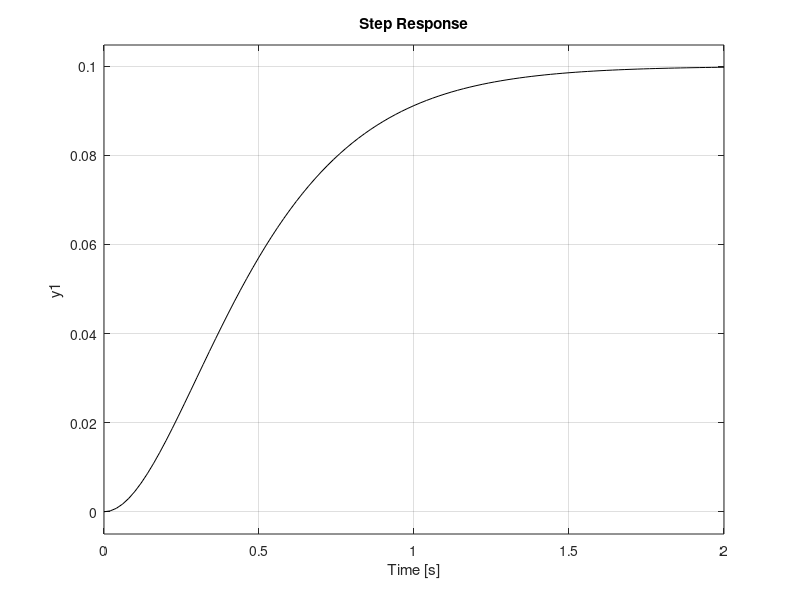

MATLAB code for this plot: (Note: this script raises an error after producing the figure.)
clear all;                                                                  %apaga todas as variáveis
close all;                                                                  %fecha todas as figuras
clc;                                                                        %limpa a janela de comandos


numeradorG = [1 16]; %declarando o numerador da função de transferência G(s)
denominadorG = [1 17 92 160]; %declarando o denominador da função de transferência G(s)
G = tf(numeradorG,denominadorG); %declarando a função de transferência G(s)
step(G,'k'); %gera função degrau

polos = pole(G); %pólos de G (s)
zeros = zero(G); %Zeros de G (s)

[r,p,k] = residue (numeradorG,denominadorG); %expande a função G(s) em frações parciais

syms s 
degrau = tf(1,[1 0]); %declara a função degrau em s
F = tf2sym(G*degrau); %multiplica função de transferência e a função degrau em s e converte para simbólico

degrau = tf2sym(degrau); % converte a função degrau para simbólico
F_comExpansao = (r(1)/(s+p(1))) + (r(2)/(s+p(2))) + (r(3)/(s+p(3)))*degrau;

%calcula a inversa c(t) da função de transfência F(s) expandidade em frações parciais no modo simbólico
c_comExpansao = ilaplace(F_comExpansao); %calcula a transformada inversa de laplace com usando F expandido em frações parciais
%calcula a inversa c(t) da função de transfência F(s) no modo simbólico
c = ilaplace(F);

figure
fplot(c)
title ('C(t)');
figure
fplot(c_comExpansao)
title ('C(t) com frações parciais');




%Limite de (s*F(s)/s) valor final da resposta ao degrau 








